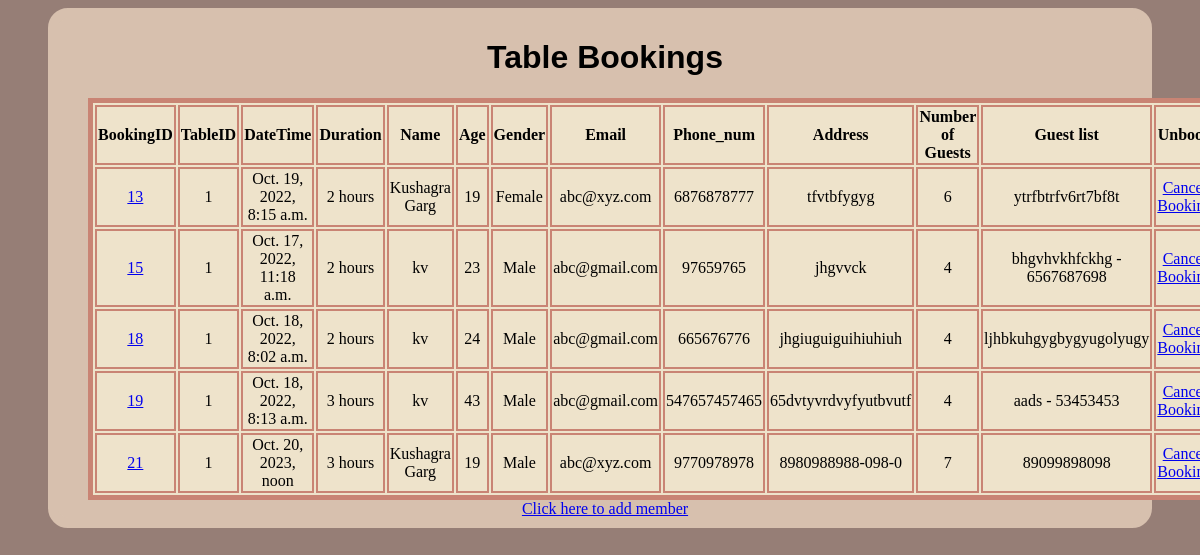
Screenshot of /TableRecords/ with the database file from the repository.
### Bookings/models.py (models this page shows)
class Tables(models.Model):
    class Meta:
        unique_together = (('TableID','BookDateTime'),)
        constraints = [
            models.CheckConstraint(
                check=models.Q(TableID__gte=1) & models.Q(TableID__lt=20),
                name="A TableID value is valid between 1 and 20",
            )
        ]
    BookingID = models.AutoField(primary_key=True)
    TableID = models.IntegerField()
    BookDateTime = models.DateTimeField()
    BookDuration = models.CharField(default="2 hours",max_length=255)
    DinerName = models.CharField(max_length=255,blank=True)
    DinerAge = models.IntegerField(default=20)
    DinerGender = models.CharField(max_length=255,blank=True)
    DinerEmail = models.EmailField(max_length=254,null=True)
    DinerPhone_num = models.IntegerField(null=True)
    DinerAddress = models.TextField(default="abc")
    Guests_num = models.IntegerField(default=0)
    Guest_list = models.TextField(blank=True)

### Bookings/views.py (the view)
# urls.py: path('TableRecords/',views.TableRecords,name="TableRecords"),
def TableRecords(request):
    myTables = Tables.objects.all().values()
    template = loader.get_template('TableRecords.html')
    context = {
        'myTables' : myTables
    }
    return HttpResponse(template.render(context,request))

### Bookings/templates/TableRecords.html (shortened to what this page needs)
<!DOCTYPE html>
<html lang="en">
<head>
</head>
<body>
    <div id="first">
        <div id="second">
            <h1>Table Bookings</h1>
            <table id="record">
                <tr>
                    <th>BookingID</th>
                    <th>TableID</th>
                    <th>DateTime</th>
                    <th>Duration</th>
                    <th>Name</th>
                    <th>Age</th>
                    <th>Gender</th>
                    <th>Email</th>
                    <th>Phone_num</th>
                    <th>Address</th>
                    <th>Number of Guests</th>
                    <th>Guest list</th>
                    <th>Unbook</th>
                </tr>
                {% for x in myTables %}
                <tr>
                    <td><a href="updateBooking/{{ x.BookingID }}">{{x.BookingID}}</a></td>
                    <td>{{x.TableID}}</td>
                    <td>{{x.BookDateTime}}</td>
                    <td>{{x.BookDuration}}</td>
                    <td>{{x.DinerName}}</td>
                    <td>{{x.DinerAge}}</td>
                    <td>{{x.DinerGender}}</td>
                    <td>{{x.DinerEmail}}</td>
                    <td>{{x.DinerPhone_num}}</td>
                    <td>{{x.DinerAddress}}</td>
                    <td>{{x.Guests_num}}</td>
                    <td>{{x.Guest_list}}</td>
                    <td><a href="Unbook/{{ x.BookingID }}">Cancel Booking</a></td>
                </tr>
                {% endfor %}
            </table>
            <a href="/bookTable" target="_blank">Click here to add member</a>
        </div>
    </div>
</body>
</html>

### Bookings/templates/TableRecords.html (style rules this page uses)
body { background-color: #967E76; }
h1 { font-family:Arial, Helvetica, sans-serif ; }
#first { text-align: center; padding-left: 30px; padding-right: 20px; border: 10px solid; border-color: #D7C0AE; margin-left: 40px; margin-right: 40px; border-radius: 20px; background-color: #D7C0AE; }
#second { display: block; margin-left: auto; margin-right: auto; }
table { background-color: #EEE3CB; border: 5px solid #C98474; }
th,td { border: 2px solid #C98474; }

### rows the page displays
Tables: BookingID "13", TableID "1", BookDateTime "Oct. 19, 2022, 8:15 a.m.", BookDuration "2 hours", DinerName "Kushagra Garg", DinerAge "19", DinerGender "Female", DinerEmail "abc@xyz.com", DinerPhone_num "6876878777", DinerAddress "tfvtbfygyg", Guests_num "6", Guest_list "ytrfbtrfv6rt7bf8t"
Tables: BookingID "15", TableID "1", BookDateTime "Oct. 17, 2022, 11:18 a.m.", BookDuration "2 hours", DinerName "kv", DinerAge "23", DinerGender "Male", DinerEmail "abc@gmail.com", DinerPhone_num "97659765", DinerAddress "jhgvvck", Guests_num "4", Guest_list "bhgvhvkhfckhg - 6567687698"
Tables: BookingID "18", TableID "1", BookDateTime "Oct. 18, 2022, 8:02 a.m.", BookDuration "2 hours", DinerName "kv", DinerAge "24", DinerGender "Male", DinerEmail "abc@gmail.com", DinerPhone_num "665676776", DinerAddress "jhgiuguiguihiuhiuh", Guests_num "4", Guest_list "ljhbkuhgygbygyugolyugy"
Tables: BookingID "19", TableID "1", BookDateTime "Oct. 18, 2022, 8:13 a.m.", BookDuration "3 hours", DinerName "kv", DinerAge "43", DinerGender "Male", DinerEmail "abc@gmail.com", DinerPhone_num "547657457465", DinerAddress "65dvtyvrdvyfyutbvutf", Guests_num "4", Guest_list "aads - 53453453"
Tables: BookingID "21", TableID "1", BookDateTime "Oct. 20, 2023, noon", BookDuration "3 hours", DinerName "Kushagra Garg", DinerAge "19", DinerGender "Male", DinerEmail "abc@xyz.com", DinerPhone_num "9770978978", DinerAddress "8980988988-098-0", Guests_num "7", Guest_list "89099898098"
